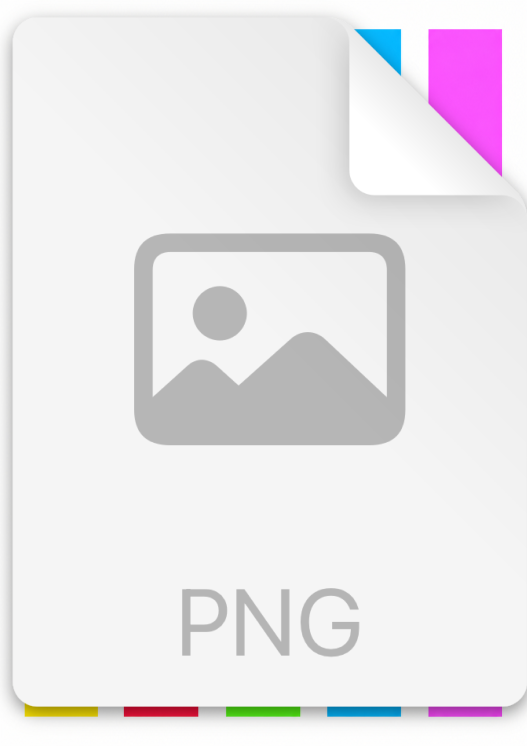
#> input picture assets/md-images/grid_template.PNG, 1054 x 1492 px, found by its file name (shown at 1/2 size)
$ python make_phonehenge_notation_grid.py
#> lines starting #> are read from the running program, lines starting #| are printed output that depends on the picture
#!/usr/bin/env python3

from PIL import Image, ImageDraw
from pathlib import Path


# ------------------------------------------------------------
# Fixed configuration
# ------------------------------------------------------------

REPO_ROOT = Path("/Users/gs/Developer/SG/SatGam")

TEMPLATE_PNG = REPO_ROOT / "assets/md-images/grid_template.PNG"
NOTATION_PNG = REPO_ROOT / "assets/md-images/notation_overlay.PNG"

GRID_OUT = REPO_ROOT / "assets/md-images/phonehenge_grid_coloured.PNG"
COMPOSITE_OUT = REPO_ROOT / "assets/md-images/phonehenge_notation_composite.PNG"

# Inner box found by experiment
BOX_X = 80
BOX_Y = 160
BOX_W = 910
BOX_H = 730

# Spacing
COL_GAP = 3
ROW_GAP = 5


# ------------------------------------------------------------
# SatGam warm colours
# ------------------------------------------------------------
# We want the visual equivalent of LaTeX xcolor tints:
#   warmY!15, warmR!15, etc.
#
# Since we are ALWAYS compositing onto a white background,
# we can use the original warm RGB values with alpha ~= 15%.
#
# 15% of 255 = 38.25, so use alpha = 38.
# When alpha-composited onto white, these match the LaTeX table
# tints very closely.

COLOR_MAP = {
    "warmY": (235, 235,   0,  38),
    "warmR": (255,  16,  64,  38),
    "warmG": ( 64, 255,   0,  38),
    "warmB": (  0, 180, 255,  38),
    "warmM": (255,  80, 255,  38),
}

COLUMN_COLOURS = [
    COLOR_MAP["warmY"],
    COLOR_MAP["warmR"],
    COLOR_MAP["warmG"],
    COLOR_MAP["warmB"],
    COLOR_MAP["warmM"],
]


# ------------------------------------------------------------
# Functions
# ------------------------------------------------------------

def make_transparent_grid_layer(canvas_size, inner_box, col_gap, row_gap):
    """
    Create a transparent RGBA image containing the 5 coloured
    Phonehenge columns and their row divisions.

    Layout:
      - 5 columns
      - 6 rows in column 1
      - 5 rows in columns 2..5
    """
    canvas_w, canvas_h = canvas_size
    out = Image.new("RGBA", (canvas_w, canvas_h), (255, 255, 255, 0))
    draw = ImageDraw.Draw(out)

    box_x, box_y, box_w, box_h = inner_box

    if box_w <= 0 or box_h <= 0:
        raise ValueError(f"Inner box must have positive dimensions, got {inner_box}")

    col_count = 5
    total_rows = 6

    col_w = box_w / col_count
    row_h = box_h / total_rows

    for col in range(col_count):
        fill = COLUMN_COLOURS[col]

        # column 1 has 6 rows, columns 2..5 have 5 rows
        rows_in_this_col = 6 if col == 0 else 5

        for row in range(rows_in_this_col):
            x0 = box_x + col * col_w + col_gap / 2
            x1 = box_x + (col + 1) * col_w - col_gap / 2

            y0 = box_y + row * row_h + row_gap / 2
            y1 = box_y + (row + 1) * row_h - row_gap / 2

            if x1 <= x0 or y1 <= y0:
                continue

            draw.rectangle(
                [int(round(x0)), int(round(y0)), int(round(x1)), int(round(y1))],
                fill=fill
            )

    return out


def composite_over_white(img_rgba):
    """
    Composite any RGBA image over a solid white background.
    Result remains RGBA, but fully rendered against white.
    """
    white_bg = Image.new("RGBA", img_rgba.size, (255, 255, 255, 255))
    return Image.alpha_composite(white_bg, img_rgba)


def composite_grid_and_notation(grid_on_white, notation_img):
    """
    Overlay notation PNG on top of the white-backed coloured grid.
    The notation overlay is expected to be RGBA with transparency.
    """
    if grid_on_white.size != notation_img.size:
        raise ValueError(
            f"Image sizes do not match: grid={grid_on_white.size}, notation={notation_img.size}"
        )
    return Image.alpha_composite(grid_on_white, notation_img)


# ------------------------------------------------------------
# Main
# ------------------------------------------------------------

def main():
    if not TEMPLATE_PNG.exists():
        raise FileNotFoundError(f"Template PNG not found: {TEMPLATE_PNG}")

    if not NOTATION_PNG.exists():
        raise FileNotFoundError(f"Notation PNG not found: {NOTATION_PNG}")

    # Open template first (for reference / compatibility with earlier workflow)
    template_img = Image.open(TEMPLATE_PNG).convert("RGBA")
#> template_img is the input picture: PIL image 1054x1492 RGBA; mean R, G, B, A 235.3, 232.2, 235.6, 255

    # Open notation second; notation image defines the master canvas size
    notation_img = Image.open(NOTATION_PNG).convert("RGBA")
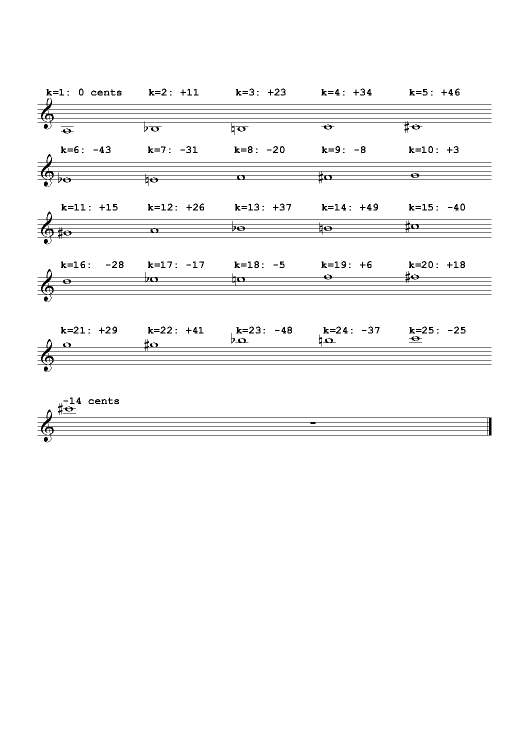
#> input picture assets/md-images/notation_overlay.PNG, 1058 x 1497 px, found by its file name (shown at 1/2 size)
#> notation_img is the input picture: PIL image 1058x1497 RGBA; mean R, G, B, A 248.1, 248.1, 248.1, 6.9

    print("template size:", template_img.size)
#| template size: (1054, 1492)
    print("notation size:", notation_img.size)
#| notation size: (1058, 1497)

    # Resize template to match notation if needed
    if template_img.size != notation_img.size:
        print(f"Resizing template from {template_img.size} to match notation size {notation_img.size}")
#| Resizing template from (1054, 1492) to match notation size (1058, 1497)
        template_img = template_img.resize(notation_img.size, Image.LANCZOS)
#> template_img: PIL image 1058x1497 RGBA

    inner_box = (BOX_X, BOX_Y, BOX_W, BOX_H)
    print("inner box:", inner_box)
    print("col gap:", COL_GAP)
    print("row gap:", ROW_GAP)

    # Step 1: make a transparent coloured grid layer
    grid_layer = make_transparent_grid_layer(
        canvas_size=notation_img.size,
        inner_box=inner_box,
        col_gap=COL_GAP,
        row_gap=ROW_GAP,
    )
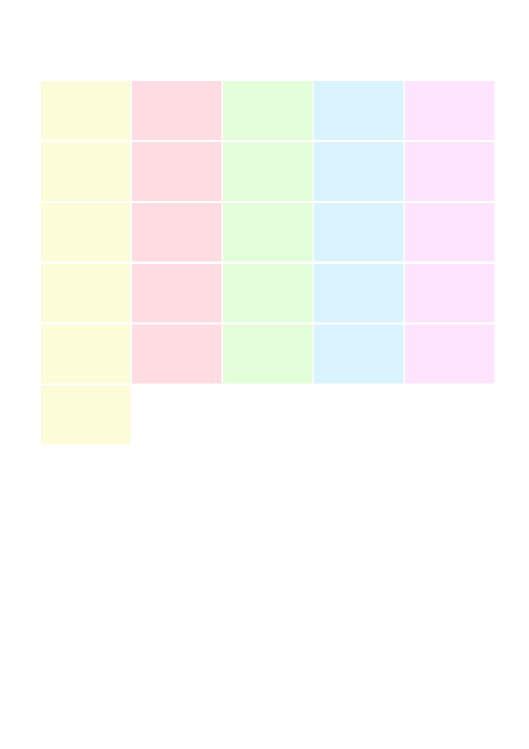
#> grid_layer: PIL image 1058x1497 RGBA (shown at 1/2 size); mean R, G, B, A 223.8, 220.9, 205, 13.1; transparent parts drawn white

    # Step 2: render that layer onto white so it matches LaTeX !15 tints
    grid_on_white = composite_over_white(grid_layer)
#> in composite_over_white, `white_bg = Image.new("RGBA", img_rgba.size, (255, 255, 255, 255))`: white_bg: PIL image 1058x1497 RGBA; every value is 255

    # Step 3: composite notation on top
    composite_img = composite_grid_and_notation(grid_on_white, notation_img)
#> in composite_grid_and_notation, `return Image.alpha_composite(grid_on_white, notation_img)`:
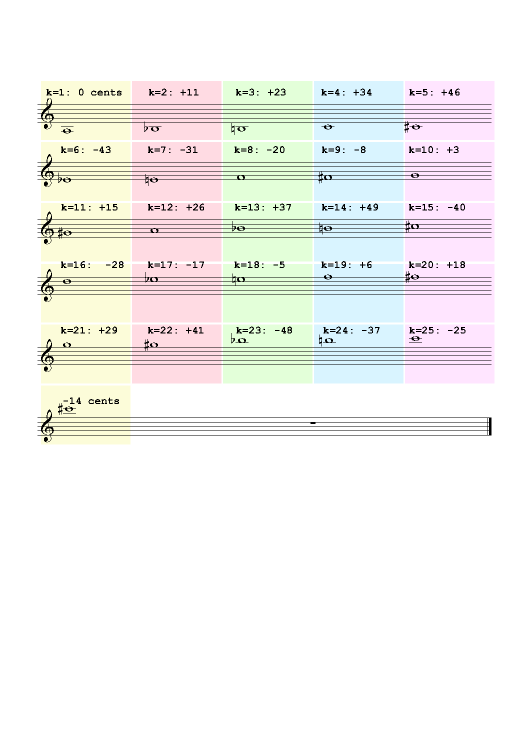
#> returned value: PIL image 1058x1497 RGBA (shown at 1/2 size); mean R, G, B, A 243.7, 243.3, 241.2, 255

    # Save outputs
    grid_on_white.save(GRID_OUT)
    composite_img.save(COMPOSITE_OUT)

    print(f"wrote grid-only PNG: {GRID_OUT}")
    print(f"wrote composite PNG: {COMPOSITE_OUT}")


if __name__ == "__main__":
    main()
